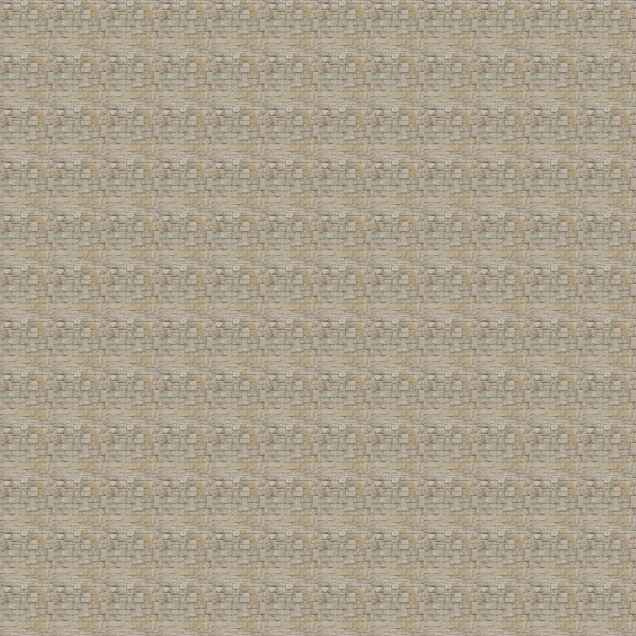

The image is a tile-based game level rendered from a .tmx file. Its description and source (layers, tilesets, objects; grid data summarised) follow:
An orthogonal 12x12 tile map with 53x53 px tiles, 1 tile layer (Tile Layer 1).

<map version="1.0" orientation="orthogonal" width="12" height="12" tilewidth="53" tileheight="53">
 <tileset firstgid="1" name="stones" tilewidth="53" tileheight="53">
  <image source="stone.jpg" width="64" height="64" />
 </tileset>
 <layer name="Tile Layer 1" width="12" height="12">
  <data>[144 cells, 144 non-empty, 1 distinct tile ids]</data>
 </layer>
</map>
